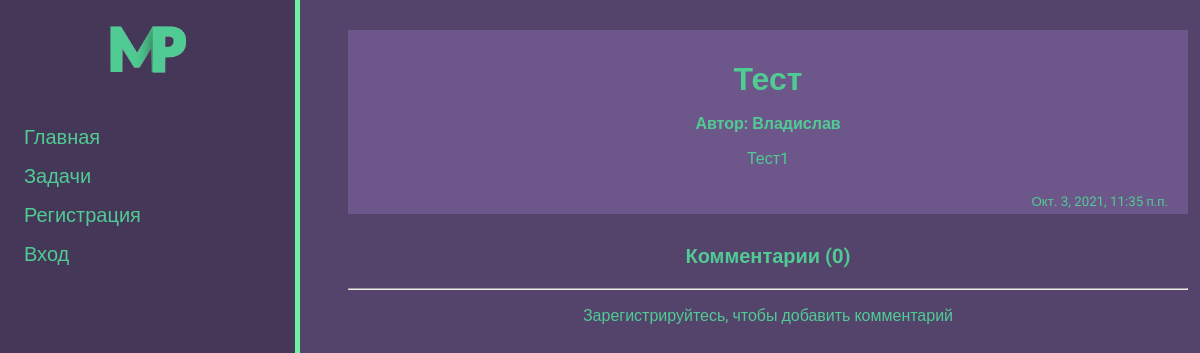
Page /tasks/1/30/ on the committed database.
### tasks/models.py (models this page shows, shortened)
class Tasks(models.Model):
	id = models.AutoField(primary_key=True)
	author = models.ForeignKey(User, on_delete=models.CASCADE, null=True, blank=True)
	title = models.CharField('Title', max_length=50)
	task = models.TextField('Task')
	date = models.DateTimeField(auto_now_add=True, null=True, blank=True)
	updated_date = models.DateTimeField(auto_now=True, null=True, blank=True)
	type = models.ForeignKey('Type', on_delete=models.PROTECT, null=True)
	class Meta:
		verbose_name = 'Задача'
		verbose_name_plural = 'Задачи'
		ordering = ('-date',)

### tasks/views.py (the view, shortened to what this page needs)
# urls.py: path('<int:type_id>/<int:pk>/', views.TasksDetailView.as_view(), name='task-detail'),
class TasksDetailView(FormMixin, DetailView):
	model = Tasks
	template_name = 'tasks/details_view.html'
	context_object_name = 'task'
	form_class = CommentForm
	success_url = '/'

### tasks/templates/tasks/details_view.html (shortened to what this page needs)
{% extends 'layout.html' %}
{% load static %}
{% block links %}<link rel="stylesheet" href="{% static 'tasks/css/tasks_home.css' %}">{% endblock %}
{% block content %}
	<div class="task_detail">
		<h1>{{ task.title }}</h1>
		<b><p>Автор: {{ task.author }}</p></b>
		<p>{{ task.task }}</p>
		<small class="date">{{ task.updated_date }}</small>
	</div>
	<p class="comment-title">Комментарии ({{ task.comments_tasks.all.count }})</p>
	<hr>
	{% if request.user.is_authenticated %}
		<p>Добавить комментарий</p>
		<form action="" method="POST">
			{% csrf_token %}
			{{ form.text }}
			<button type="submit" class="add-comment">Добавить комментарий</button>
		</form>
		{% else %}
		<p>Зарегистрируйтесь, чтобы добавить комментарий</p>
	{% endif %}
{% endblock %}

### main/static/style.css (style rules this page uses)
*,:after,:before { -webkit-box-sizing:border-box;box-sizing:border-box }
body { font-family:"Roboto",sans-serif;font-size:16px;color:#50cb93;background:#54436b;margin:0;padding:0 }
h1,h2,h3,h4,h5,h6 { margin:0 }

### tasks/static/tasks/css/tasks_home.css (style rules this page uses)
h1 { text-align:center;margin:20px auto 15px }
.task_detail { margin:20px auto;position:relative;padding:10px 30px 30px;background:#6d578a }
.task_detail small.date { position:absolute;bottom:5px;right:20px }
.comment-title { margin-top:30px;font-size:20px;font-weight:700 }

### rows in the picture
Tasks: title "Тест", author "Владислав", task "Тест1", updated_date "Окт. 3, 2021, 11:35 п.п.", comments_tasks.all.count "0"
